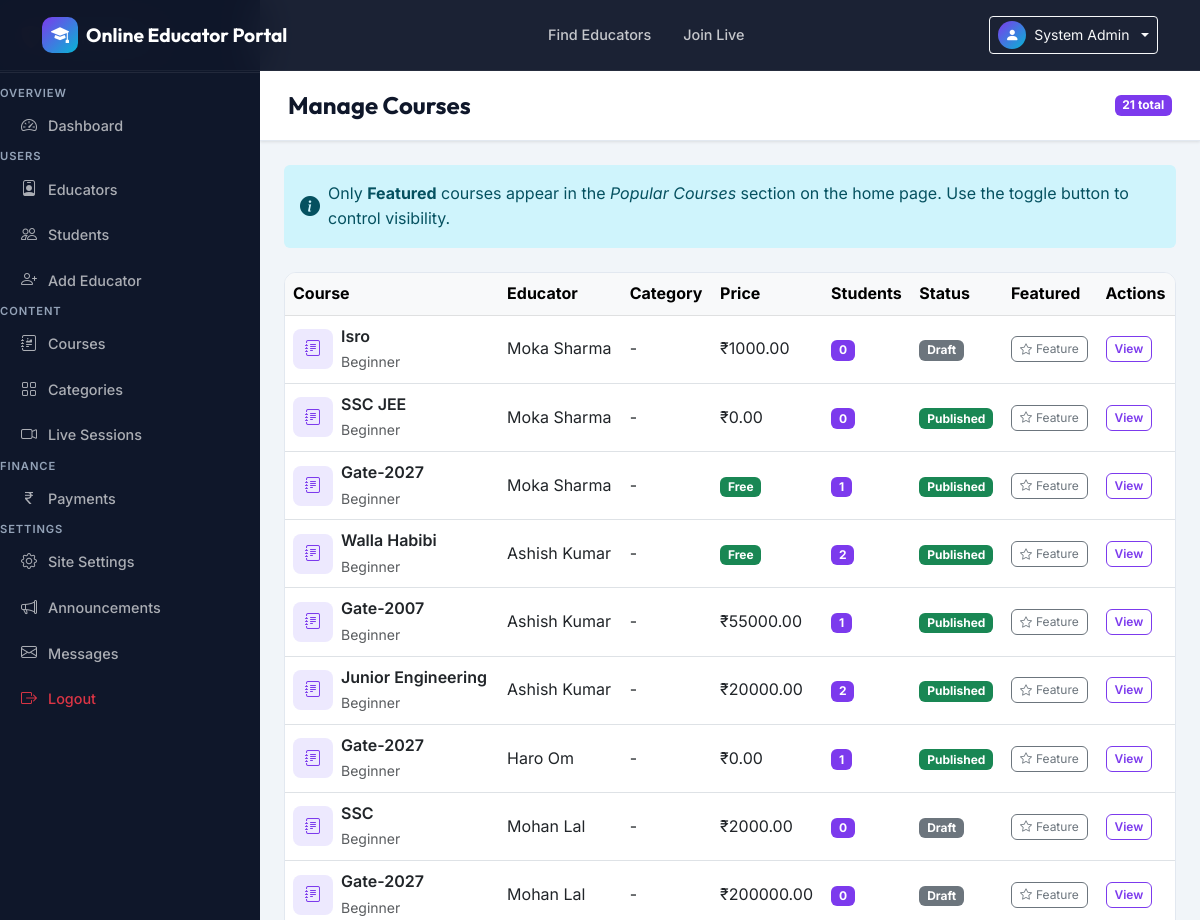
Page /api/admin-panel/courses/ (signed in, upper part) on the earlier database version.
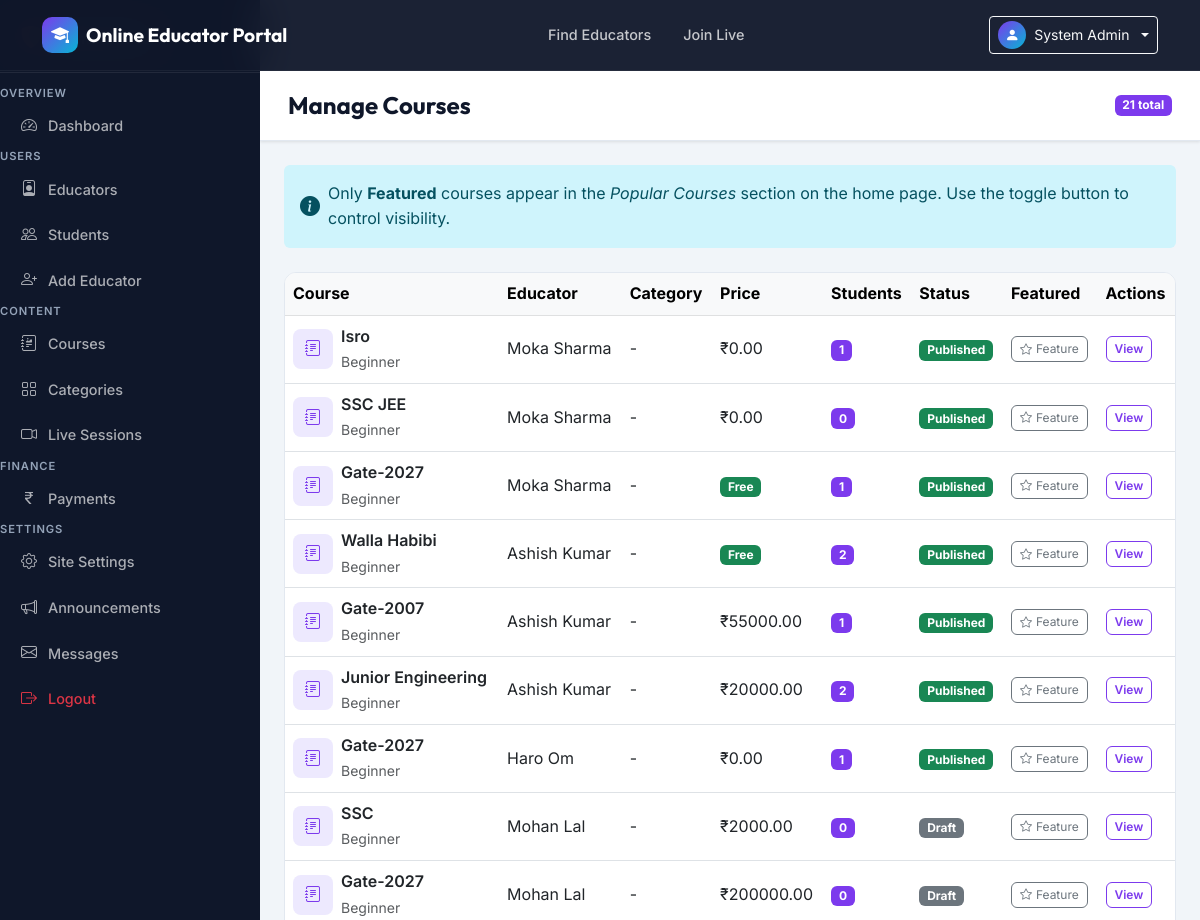
Same page on the later database version.
### apps/courses/models.py (models this page shows, shortened)
class Course(models.Model):
    LEVEL_CHOICES = [('beginner', 'Beginner'), ('intermediate', 'Intermediate'), ('advanced', 'Advanced')]
    educator = models.ForeignKey(User, on_delete=models.CASCADE, related_name='courses')
    assigned_educator = models.ForeignKey(User, on_delete=models.SET_NULL, null=True, blank=True, related_name='assigned_courses')
    category = models.ForeignKey(Category, on_delete=models.SET_NULL, null=True, blank=True)
    title = models.CharField(max_length=200)
    slug = models.SlugField(unique=True, blank=True)
    description = models.TextField()
    thumbnail = models.ImageField(upload_to='course_thumbnails/', blank=True, null=True)
    price = models.DecimalField(max_digits=8, decimal_places=2, default=0)
    level = models.CharField(max_length=20, choices=LEVEL_CHOICES, default='beginner')
    duration_hours = models.PositiveIntegerField(default=0)
    is_published = models.BooleanField(default=False)
    is_free = models.BooleanField(default=False)
    is_featured = models.BooleanField(default=False, help_text='Only admin can feature a course on the home page')
    created_at = models.DateTimeField(auto_now_add=True)
    updated_at = models.DateTimeField(auto_now=True)

### apps/authentication/models.py (models this page shows, shortened)
class User(AbstractBaseUser, PermissionsMixin):
    ROLE_CHOICES = [
        ('admin', 'Admin'),
        ('educator', 'Educator'),
        ('student', 'Student'),
    ]
    email = models.EmailField(unique=True)
    full_name = models.CharField(max_length=150)
    phone = models.CharField(max_length=15, blank=True)
    role = models.CharField(max_length=10, choices=ROLE_CHOICES, default='student')
    avatar = models.ImageField(upload_to='avatars/', blank=True, null=True)
    is_active = models.BooleanField(default=True)
    is_staff = models.BooleanField(default=False)
    is_approved = models.BooleanField(default=True)  # Educators need admin approval
    selected_category = models.ForeignKey('courses.Category', on_delete=models.SET_NULL, null=True, blank=True, related_name='students')
    linked_educator = models.ForeignKey('self', on_delete=models.SET_NULL, null=True, blank=True, related_name='linked_students', limit_choices_to={'role': 'educator'}, help_text='Educator linked via promo code')
    date_joined = models.DateTimeField(default=timezone.now)
    last_login = models.DateTimeField(null=True, blank=True)
    USERNAME_FIELD = 'email'
    REQUIRED_FIELDS = ['full_name']
    objects = UserManager()
    class Meta:
        verbose_name = 'User'
        verbose_name_plural = 'Users'

### apps/api/admin_views.py (the view)
    def wrapper(request, *args, **kwargs):
        if not request.user.is_authenticated:
            return redirect('login')
        if request.user.role != 'admin':
            messages.error(request, 'Admin access required.')
            return redirect('home')
        return view_func(request, *args, **kwargs)

### apps/api/admin_views.py (called while the page is built)
def admin_required(view_func):
    def wrapper(request, *args, **kwargs):
        if not request.user.is_authenticated:
            return redirect('login')
        if request.user.role != 'admin':
            messages.error(request, 'Admin access required.')
            return redirect('home')
        return view_func(request, *args, **kwargs)
    wrapper.__name__ = view_func.__name__
    return wrapper

@admin_required
def manage_courses(request):
    courses = Course.objects.all().select_related('educator', 'category').annotate(
        student_count=Count('enrollments')
    ).order_by('-created_at')
    return render(request, 'admin_panel/courses.html', {'courses': courses})

### apps/core/context_processors.py (called while the page is built)
def site_settings(request):
    return {'site_settings': SiteSettings.get_settings()}

### apps/core/models.py (called while the page is built)
    @classmethod
    def get_settings(cls):
        obj, _ = cls.objects.get_or_create(pk=1)
        return obj

### templates/admin_panel/courses.html (shortened to what this page needs)
{% extends 'base.html' %}
{% block body_class %}dashboard-body{% endblock %}
{% block content %}
<div class="dashboard-layout">
  {% include 'admin_panel/sidebar.html' %}
  <div class="dashboard-main">
    <div class="dashboard-topbar"><h4 class="mb-0">Manage Courses</h4><span class="badge bg-primary">{{ courses.count }} total</span></div>
    <div class="p-4">
      <div class="alert alert-info border-0 d-flex align-items-center gap-2 mb-4">
        <i class="bi bi-info-circle-fill fs-5"></i>
        <span>Only <strong>Featured</strong> courses appear in the <em>Popular Courses</em> section on the home page. Use the toggle button to control visibility.</span>
      </div>
      <div class="dash-card">
        <div class="table-responsive">
          <table class="table table-hover align-middle mb-0">
            <thead class="table-light"><tr><th>Course</th><th>Educator</th><th>Category</th><th>Price</th><th>Students</th><th>Status</th><th>Featured</th><th>Actions</th></tr></thead>
            <tbody>
              {% for course in courses %}
              <tr>
                <td>
                  <div class="d-flex align-items-center gap-2">
                    {% if course.thumbnail %}<img src="{{ course.thumbnail.url }}" class="rounded" width="40" height="40" style="object-fit:cover">{% else %}<div class="course-thumb-mini"><i class="bi bi-journal-text"></i></div>{% endif %}
                    <div><span class="fw-semibold">{{ course.title|truncatechars:35 }}</span><br><small class="text-muted">{{ course.get_level_display }}</small></div>
                  </div>
                </td>
                <td>{{ course.educator.full_name }}</td>
                <td>{{ course.category.name|default:"-" }}</td>
                <td>{% if course.is_free %}<span class="badge bg-success">Free</span>{% else %}₹{{ course.price }}{% endif %}</td>
                <td><span class="badge bg-primary">{{ course.student_count }}</span></td>
                <td>{% if course.is_published %}<span class="badge bg-success">Published</span>{% else %}<span class="badge bg-secondary">Draft</span>{% endif %}</td>
                <td>
                  <form method="post" action="{% url 'toggle_featured_course' course.pk %}" class="d-inline">
                    {% if course.is_featured %}
                      <button type="submit" class="btn btn-xs btn-warning" title="Remove from home page">
                        <i class="bi bi-star-fill me-1"></i>Featured
                      </button>
                    {% else %}
                      <button type="submit" class="btn btn-xs btn-outline-secondary" title="Feature on home page">
                        <i class="bi bi-star me-1"></i>Feature
                      </button>
                    {% endif %}
                  </form>
                </td>
                <td>
                  <a href="{% url 'admin_course_detail' course.pk %}" class="btn btn-xs btn-outline-primary">View</a>
                </td>
              </tr>
              {% empty %}
              <tr><td colspan="8" class="text-center py-4 text-muted">No courses found.</td></tr>
              {% endfor %}
            </tbody>
          </table>
        </div>
      </div>
    </div>
  </div>
</div>
{% endblock %}

Differences in the rows shown:
changed Course "Isro": price "1000.00" → "0.00"; student_count "0" → "1"; is_published "Draft" → "Published"
